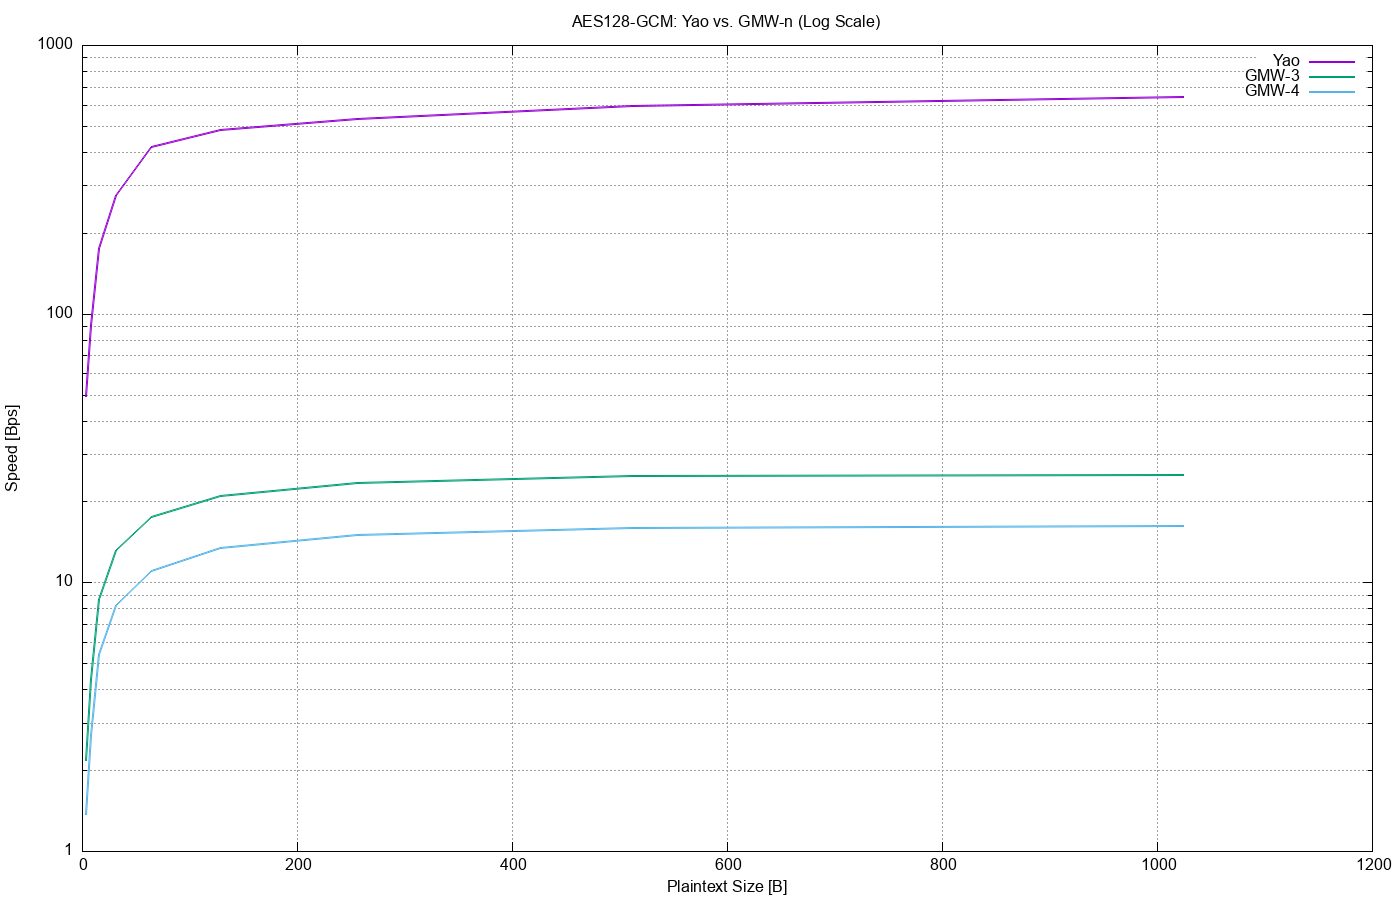

Generate this figure with gnuplot:
set datafile separator ","

set terminal png size 1400,900 enhanced
set output "gmw.png"

#set terminal epslatex color size 4in,3in
#set output "aead.tex"

set title "AES128-GCM: Yao vs. GMW-n (Log Scale)"
set xlabel "Plaintext Size [B]"
set ylabel "Speed [Bps]"

set logscale y
set grid xtics ytics mxtics mytics

set key top right

plot "gmw.csv" \
     using 1:3 with lines lw 2 title "Yao", \
     "" using 1:5 with lines lw 2 title "GMW-3", \
     "" using 1:7 with lines lw 2 title "GMW-4"
